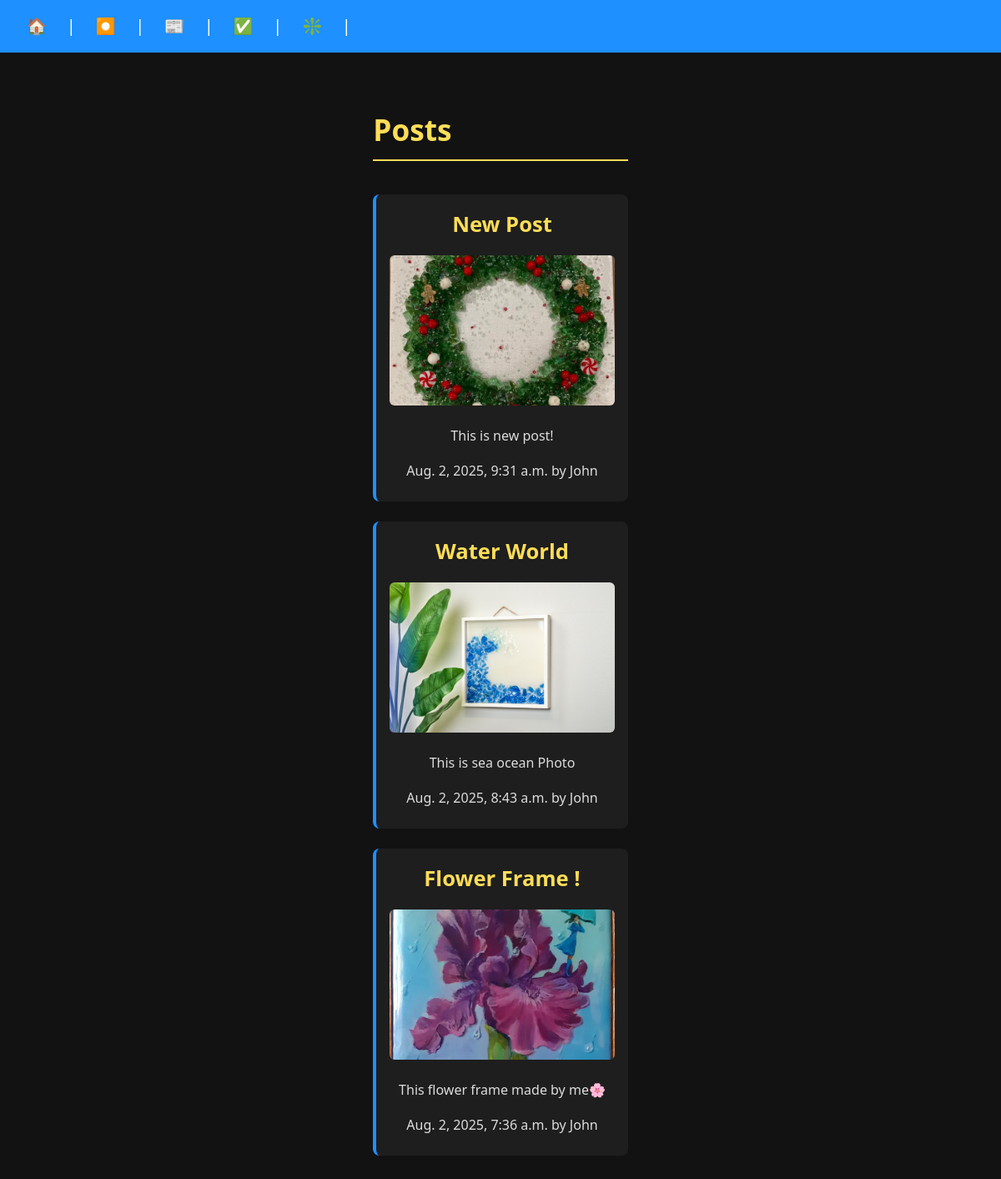
/posts/, run on the app's committed database.
### post/models.py (models this page shows, shortened)
class Post(models.Model):
    title=models.CharField(max_length=200)
    body=models.TextField()
    slug=models.SlugField(unique=True,max_length=200)
    date=models.DateTimeField(auto_now_add=True)
    banner=models.ImageField(default='fallback.png',blank=True) # if no image provided it is ok it dont give error
    author=models.ForeignKey(User,on_delete=models.CASCADE,default=None)
    likes = models.ManyToManyField(User, related_name="liked_posts", blank=True)

### post/views.py (the view)
# urls.py: path('', views.posts_list, name='posts_list'),
def posts_list(request):
    posts=Post.objects.all().order_by('-date')
    return render(request,'posts/posts_list.html',{'posts':posts})

### post/templates/posts/posts_list.html (shortened to what this page needs)
{% extends 'djangoappone/layout.html' %}
{% load static %}
{% block content %}
<section>
    <h1>Posts</h1>
    {% for post in posts %}
        <article class="post">
            <h2>
                {% if user.is_authenticated %}
                    <a href="{% url 'post:posts_page' slug=post.slug %}">
                        {{ post.title }}
                    </a>
                {% else %}
                    {{ post.title }}
                {% endif %}
            </h2>
            <img class="banner" src="{{ post.banner.url }}" alt="{{ post.title }}">
            <p>{{ post.body }}</p>
            <p>{{ post.date }} by {{ post.author }}</p>
        </article>
    {% endfor %}
</section>
{% endblock content %}

### djangoappone/static/css/style.css (style rules this page uses)
* { margin: 0; padding: 0; box-sizing: border-box; }
body { background-color: #121212; font-family: "Segoe UI", Roboto, Arial, sans-serif; font-size: 1rem; color: #f1f1f1; line-height: 1.6; display: flex; flex-direction: column; min-height: 100vh; }
h1, h2 { color: #ffdd57; margin-bottom: 1rem; }
h1 { font-size: 2.2rem; border-bottom: 2px solid #ffdd57; padding-bottom: 0.5rem; }
h2 { font-size: 1.6rem; }
section { margin-top: 2rem; display: grid; grid-template-columns: repeat(auto-fill, minmax(250px, 1fr)); gap: 1.5rem; }
.post { background: #1e1e1e; padding: 1rem; border-left: 4px solid #1e90ff; border-radius: 8px; transition: transform 0.2s ease, background 0.3s ease; display: flex; flex-direction: column; align-items: center; text-align: center; }
.banner { width: 100%; height: 180px; object-fit: cover; border-radius: 6px; margin-bottom: 1rem; }
.post p { margin: 0.5rem 0; color: #ddd; }

### data on the page
Post: title "New Post", banner (picture), body "This is new post!", date "Aug. 2, 2025, 9:31 a.m.", author "John"
Post: title "Water World", banner (picture), body "This is sea ocean Photo", date "Aug. 2, 2025, 8:43 a.m.", author "John"
Post: title "Flower Frame !", banner (picture), body "This flower frame made by me🌸", date "Aug. 2, 2025, 7:36 a.m.", author "John"
